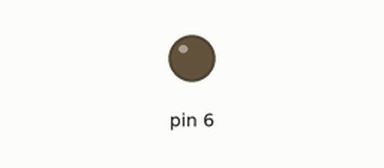
Simulated run of this sketch. Board: Arduino Uno, built with avr-gcc and run on an emulated ATmega328P. On the bench: output pins drawn as LEDs (lit = HIGH).

Above: at 2.0 s.
At 6.0 s:
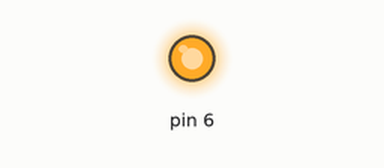
Timing chart, 0 to 10.4 s (numbered marks = the images above):
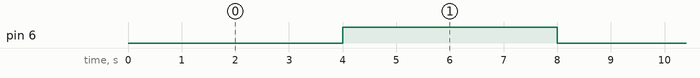

Measured:
- by itself, pin 6: alternates HIGH for 4.0 s and LOW for 4.0 s

The sketch:

Relay_humidifier.ino
```cpp
void setup()
{
 pinMode(6,OUTPUT);
}

void loop()
{
 digitalWrite(6,LOW);
 delay(4000);
 digitalWrite(6,HIGH);
 delay(4000);
}
```
